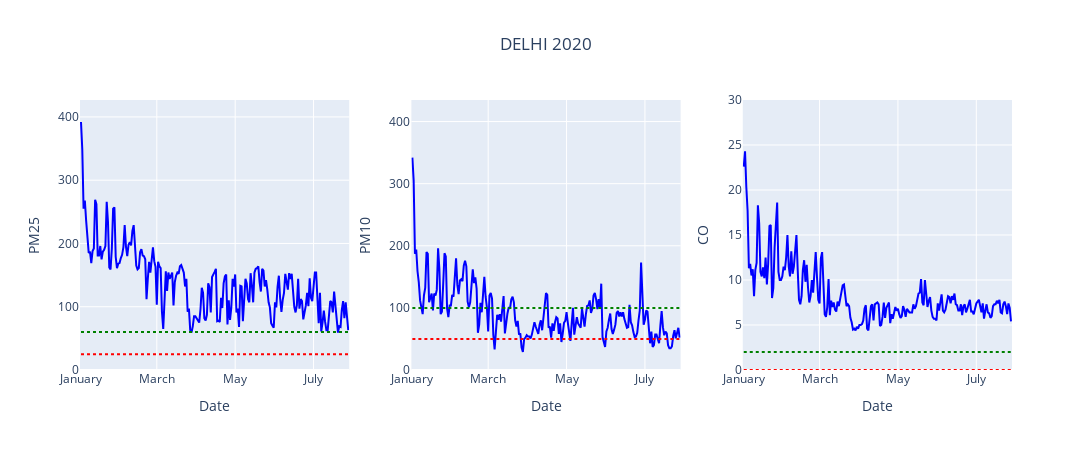

Write notebook code for a chart like this one.
### Code cell
fig = make_subplots(
rows=1, cols=3,
#subplot_titles=imp_pollutant,
vertical_spacing=0.05
)
for m,i in enumerate(imp_pollutant):
    dfd=df_delhi[df_delhi['Specie'].isin([i])]
    #fig.add_trace(go.Scatter(x=dfd['Date_x'],y=dfd['median_x'],line_color='blue'),row=1,col=m+1)
    fig.add_trace(go.Scatter(x=dfd['Date_x'],y=dfd['median_y'],line_color='blue'),row=1,col=m+1)
    fig.update_xaxes(tickformat="%B",row=1,col=m+1)
    fig.add_shape(go.layout.Shape(type="line", x0=start, y0=pollutant_who[i], x1=end, y1=pollutant_who[i],
                                  line=dict(color='red', width=2,dash='dot'),),row=1,col=m+1)
    fig.add_shape(go.layout.Shape(type="line", x0=start, y0=pollutant_naaqs[i], x1=end, y1=pollutant_naaqs[i],
                                  line=dict(color='green', width=2,dash='dot'),),row=1,col=m+1)
    fig.update_yaxes(title=i.upper(),range=[0,dfd['median_x'].max() +dfd['median_x'].mean()/10], row=1, col=m+1)
    fig.update_xaxes(title_text="Date", row=1, col=m+1)
fig.update_layout(title='DELHI 2020',title_x=0.5,height=450,width=1300,showlegend=False)
fig.show()
fig.write_image(f'images/19vs20_20_delhi.png')

### Figure 1 — Plotly figure (JSON) as saved in the notebook; plotly's stock layout.template omitted (floating-point values rounded to 4 significant figures; data arrays with more than 128 entries replaced by an {"elided": "..."} marker saying what was removed)
{"data": [{"line": {"color": "blue"}, "type": "scatter", "x": {"elided": "208 str values"}, "xaxis": "x", "y": {"elided": "208 int values"}, "yaxis": "y"}, {"line": {"color": "blue"}, "type": "scatter", "x": {"elided": "208 str values"}, "xaxis": "x2", "y": {"elided": "208 int values"}, "yaxis": "y2"}, {"line": {"color": "blue"}, "type": "scatter", "x": {"elided": "208 str values"}, "xaxis": "x3", "y": {"elided": "208 float values"}, "yaxis": "y3"}], "layout": {"height": 450, "shapes": [{"line": {"color": "red", "dash": "dot", "width": 2}, "type": "line", "x0": "2019-01-01", "x1": "2019-07-28", "xref": "x", "y0": 25, "y1": 25, "yref": "y"}, {"line": {"color": "green", "dash": "dot", "width": 2}, "type": "line", "x0": "2019-01-01", "x1": "2019-07-28", "xref": "x", "y0": 60, "y1": 60, "yref": "y"}, {"line": {"color": "red", "dash": "dot", "width": 2}, "type": "line", "x0": "2019-01-01", "x1": "2019-07-28", "xref": "x2", "y0": 50, "y1": 50, "yref": "y2"}, {"line": {"color": "green", "dash": "dot", "width": 2}, "type": "line", "x0": "2019-01-01", "x1": "2019-07-28", "xref": "x2", "y0": 100, "y1": 100, "yref": "y2"}, {"line": {"color": "red", "dash": "dot", "width": 2}, "type": "line", "x0": "2019-01-01", "x1": "2019-07-28", "xref": "x3", "y0": 0, "y1": 0, "yref": "y3"}, {"line": {"color": "green", "dash": "dot", "width": 2}, "type": "line", "x0": "2019-01-01", "x1": "2019-07-28", "xref": "x3", "y0": 2, "y1": 2, "yref": "y3"}], "showlegend": false, "title": {"text": "DELHI 2020", "x": 0.5}, "width": 1300, "xaxis": {"anchor": "y", "autorange": true, "domain": [0, 0.2889], "range": ["2018-12-31 08:44:58.167", "2019-07-28 15:15:01.833"], "tickformat": "%B", "title": {"text": "Date"}, "type": "date"}, "xaxis2": {"anchor": "y2", "autorange": true, "domain": [0.3556, 0.6444], "range": ["2018-12-31 08:44:58.167", "2019-07-28 15:15:01.833"], "tickformat": "%B", "title": {"text": "Date"}, "type": "date"}, "xaxis3": {"anchor": "y3", "autorange": true, "domain": [0.7111, 1], "range": ["2018-12-31 08:44:58.167", "2019-07-28 15:15:01.833"], "tickformat": "%B", "title": {"text": "Date"}, "type": "date"}, "yaxis": {"anchor": "x", "domain": [0, 1], "range": [0, 426.7], "title": {"text": "PM25"}, "type": "linear"}, "yaxis2": {"anchor": "x2", "domain": [0, 1], "range": [0, 434.7], "title": {"text": "PM10"}, "type": "linear"}, "yaxis3": {"anchor": "x3", "domain": [0, 1], "range": [0, 30.0], "title": {"text": "CO"}, "type": "linear"}}}
